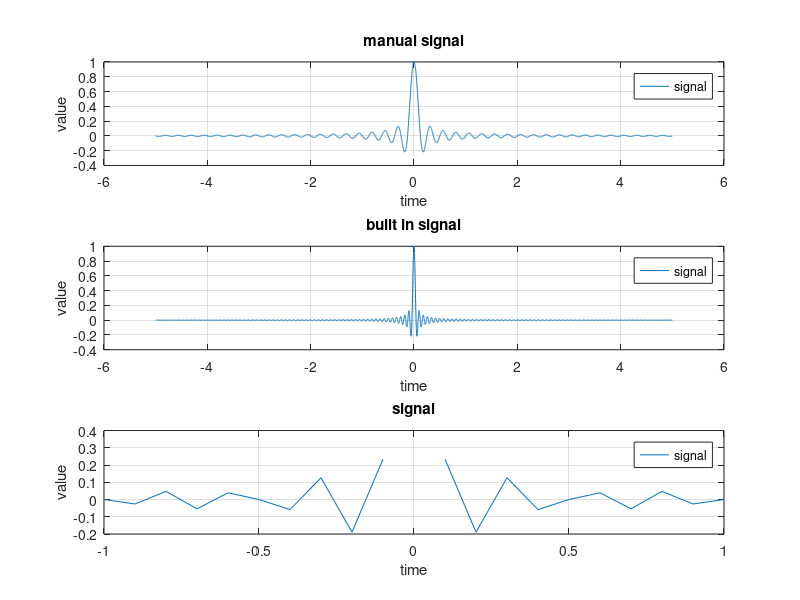

Write the MATLAB code that produced this figure.
t = (-5:0.001:5)
F = 4


thet = 2*pi*F*t

y = sin(thet)./thet

subplot(3,1,1)
plot(t,y),grid on;
%xlim([min(t)-1 max(t)+1]);ylim([min(y)-1 max(y)+1]);
xlabel('time');
ylabel('value');
legend('signal');
title('manual signal')

y1 = sinc(thet)

subplot(3,1,2)
plot(t,y1),grid on;
%xlim([min(t)-1 max(t)+1]);ylim([min(y)-1 max(y)+1]);
xlabel('time');
ylabel('value');
legend('signal');
title('built in signal')

%new t
t1 = (-1:0.1:1)

%j = sqrt(-1)

thet1 = 2*pi*F*t1

y2 = sin(thet1)./thet1

subplot(3,1,3)
plot(t1,y2),grid on;
%xlim([min(t)-1 max(t)+1]);ylim([min(y)-1 max(y)+1]);
xlabel('time');
ylabel('value');
legend('signal');
title('signal')

